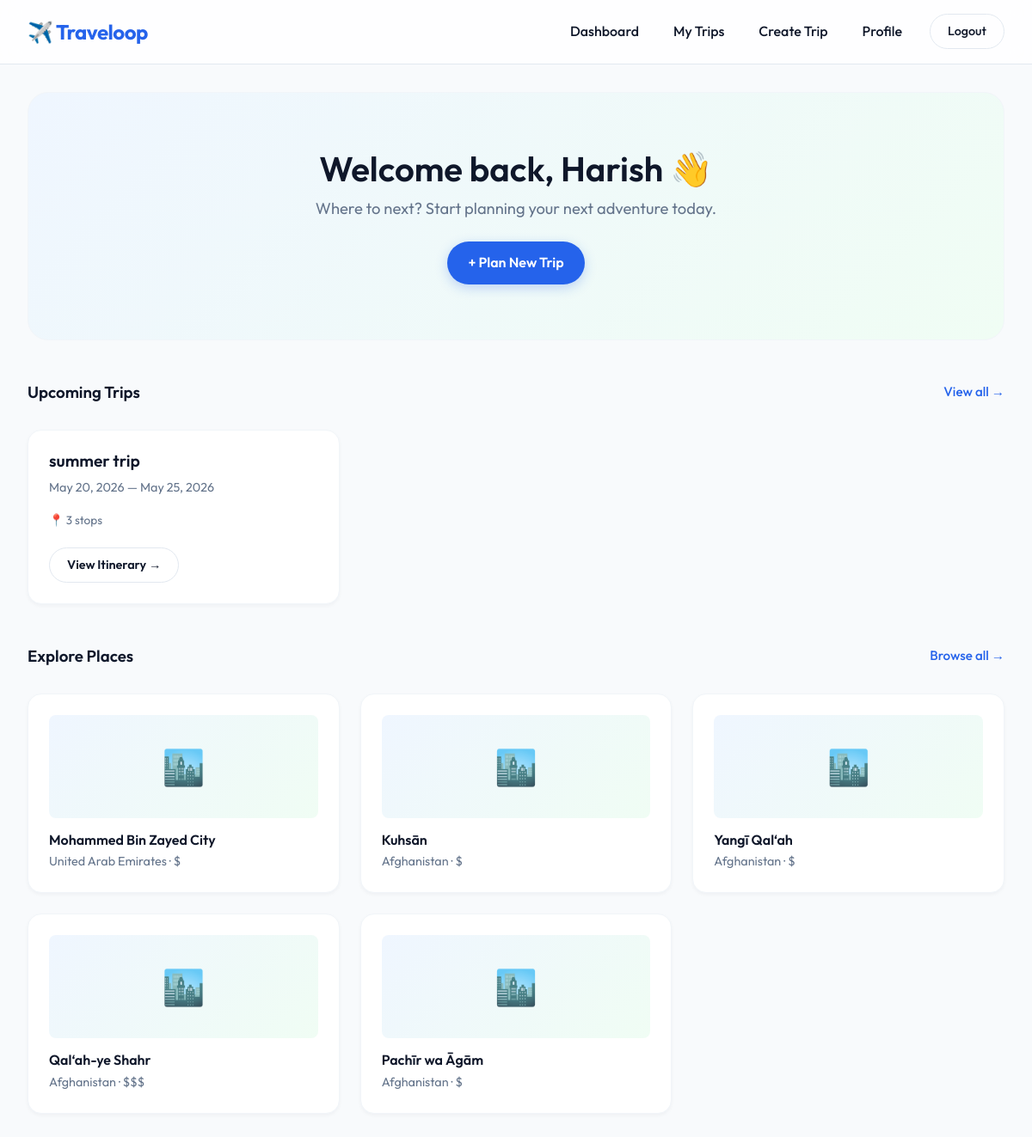
Page /trips/dashboard (signed in) on the committed database.
### database/models.py (models this page shows, shortened)
class User(UserMixin, db.Model):
    id = db.Column(db.Integer, primary_key=True)
    email = db.Column(db.String(120), unique=True, nullable=False)
    password_hash = db.Column(db.String(256), nullable=False)
    first_name = db.Column(db.String(100), nullable=False)
    last_name = db.Column(db.String(100), nullable=False)
    phone_number = db.Column(db.String(20))
    city = db.Column(db.String(100))
    country = db.Column(db.String(100))
    bio = db.Column(db.Text)
    created_at = db.Column(db.DateTime, default=lambda: datetime.now(timezone.utc))
    trips = db.relationship('Trip', backref='author', lazy=True)

class Trip(db.Model):
    id = db.Column(db.Integer, primary_key=True)
    user_id = db.Column(db.Integer, db.ForeignKey('user.id'), nullable=False)
    name = db.Column(db.String(100), nullable=False)
    start_date = db.Column(db.Date, nullable=False)
    end_date = db.Column(db.Date, nullable=False)
    description = db.Column(db.Text)
    cover_photo = db.Column(db.String(255))
    is_public = db.Column(db.Boolean, default=False)
    created_at = db.Column(db.DateTime, default=lambda: datetime.now(timezone.utc))
    stops = db.relationship('Stop', backref='trip', lazy=True, cascade='all, delete-orphan')
    expenses = db.relationship('Expense', backref='trip', lazy=True, cascade='all, delete-orphan')
    checklist_items = db.relationship('ChecklistItem', backref='trip', lazy=True, cascade='all, delete-orphan')
    notes = db.relationship('Note', backref='trip', lazy=True, cascade='all, delete-orphan')

class City(db.Model):
    id = db.Column(db.Integer, primary_key=True)
    name = db.Column(db.String(100), nullable=False)
    country = db.Column(db.String(100), nullable=False)
    cost_index = db.Column(db.String(20)) # e.g., '$', '$$', '$$$'
    popularity = db.Column(db.Integer, default=0)
    description = db.Column(db.Text)
    stops = db.relationship('Stop', backref='city', lazy=True)
    activities = db.relationship('Activity', backref='city', lazy=True)

### backend/trips.py (the view)
@trips_bp.route('/dashboard')
@login_required
def dashboard():
    today = datetime.now().date()
    upcoming_trips = Trip.query.filter(Trip.user_id == current_user.id, Trip.end_date >= today).order_by(Trip.start_date).all()
    recommended_cities = City.query.order_by(City.popularity.desc()).limit(5).all()
    return render_template('dashboard.html', upcoming_trips=upcoming_trips, recommended_cities=recommended_cities)

### database/models.py (called while the page is built)
@login_manager.user_loader
def load_user(user_id):
    return User.query.get(int(user_id))

### templates/dashboard.html (shortened to what this page needs)
{% extends "base.html" %}
{% block content %}
<div class="hero-banner" style="margin-bottom: 3rem;">
    <h1 style="font-size: 2.5rem; margin-bottom: 0.5rem;">Welcome back, {{ current_user.first_name }} 👋</h1>
    <p style="font-size: 1.15rem; color: var(--text-muted); max-width: 500px; margin: 0 auto;">Where to next? Start planning your next adventure today.</p>
    <a href="{{ url_for('trips.create_trip') }}" class="btn btn-primary" style="margin-top: 1.5rem;">+ Plan New Trip</a>
</div>
<div class="section-header">
    <h3>Upcoming Trips</h3>
    <a href="{{ url_for('trips.my_trips') }}" style="font-weight: 500; font-size: 0.95rem;">View all →</a>
</div>
<div class="grid-cards" style="margin-bottom: 3rem;">
    {% if upcoming_trips %}
        {% for trip in upcoming_trips %}
            <div class="card">
                <h4 style="font-size: 1.2rem; margin-bottom: 0.5rem;">{{ trip.name }}</h4>
                <p style="font-size: 0.9rem; margin-bottom: 1rem;">{{ trip.start_date.strftime('%b %d, %Y') }} — {{ trip.end_date.strftime('%b %d, %Y') }}</p>
                <div style="display: flex; gap: 0.5rem; font-size: 0.85rem; color: var(--text-muted); margin-bottom: 1.25rem;">
                    <span>📍 {{ trip.stops|length }} stops</span>
                </div>
                <a href="{{ url_for('trips.view_trip', trip_id=trip.id) }}" class="btn btn-outline" style="align-self: flex-start; padding: 0.5rem 1.25rem; font-size: 0.9rem;">View Itinerary →</a>
            </div>
        {% endfor %}
    {% endif %}
</div>
<div class="section-header">
    <h3>Explore Places</h3>
    <a href="{{ url_for('trips.search_cities') }}" style="font-weight: 500; font-size: 0.95rem;">Browse all →</a>
</div>
<div class="grid-cards">
    {% if recommended_cities %}
        {% for city in recommended_cities %}
            <div class="card">
                <div style="background: linear-gradient(135deg, #EFF6FF, #F0FDF4); height: 120px; border-radius: var(--radius-sm); margin-bottom: 1rem; display: flex; align-items: center; justify-content: center;">
                    <span style="font-size: 2.5rem;">🏙️</span>
                </div>
                <h4 style="margin-bottom: 0.25rem;">{{ city.name }}</h4>
                <p style="font-size: 0.9rem;">{{ city.country }} · {{ city.cost_index }}</p>
            </div>
        {% endfor %}
    {% endif %}
</div>
{% endblock %}

### static/style.css (style rules this page uses)
:root { --primary: #2563EB; --primary-hover: #1D4ED8; --secondary: #10B981; --secondary-hover: #059669; --danger: #EF4444; --danger-hover: #DC2626; --bg-main: #F8FAFC; --bg-card: #FFFFFF; --bg-nav: #FFFFFF; --text-main: #0F172A; --text-muted: #64748B; --border: #E2E8F0; --border-light: #F1F5F9; --radius-sm: 8px; --radius-md: 16px; --radius-lg: 24px; --radius-full: 9999px; --shadow-sm: 0 2px 4px rgba(15, 23, 42, 0.04); --shadow-md: 0 4px 12px rgba(15, 23, 42, 0.06); --shadow-lg: 0 12px 32px rgba(15, 23, 42, 0.08); }
* { box-sizing: border-box; margin: 0; padding: 0; }
body { font-family: 'Outfit', sans-serif; background-color: var(--bg-main); color: var(--text-main); line-height: 1.6; -webkit-font-smoothing: antialiased; }
a { text-decoration: none; color: var(--primary); transition: all 0.2s ease; }
h1, h2, h3, h4, h5 { font-weight: 600; line-height: 1.2; color: var(--text-main); }
p { color: var(--text-muted); }
.btn { display: inline-block; padding: 0.75rem 1.5rem; border-radius: var(--radius-full); font-weight: 600; text-align: center; cursor: pointer; border: none; transition: all 0.2s cubic-bezier(0.4, 0, 0.2, 1); }
.btn-primary { background-color: var(--primary); color: white; box-shadow: 0 4px 14px rgba(37, 99, 235, 0.25); }
.btn-outline { background-color: transparent; border: 1px solid var(--border); color: var(--text-main); }
.grid-cards { display: grid; grid-template-columns: repeat(auto-fill, minmax(300px, 1fr)); gap: 1.5rem; }
.trip-card, .card { background: var(--bg-card); border-radius: var(--radius-md); padding: 1.5rem; box-shadow: var(--shadow-sm); border: 1px solid var(--border-light); display: flex; flex-direction: column; transition: all 0.3s ease; }
.hero-banner { background: linear-gradient(135deg, #EFF6FF 0%, #F0FDF4 100%); border-radius: var(--radius-lg); padding: 4rem 3rem; text-align: center; border: 1px solid var(--border-light); }
.section-header { display: flex; justify-content: space-between; align-items: center; margin-bottom: 2rem; }

### rows in the picture
User: first_name "Harish"
Trip: name "summer trip", start_date "May 20, 2026", end_date "May 25, 2026", stops|length "3"
City: name "Mohammed Bin Zayed City", country "United Arab Emirates", cost_index "$"
City: name "Kuhsān", country "Afghanistan", cost_index "$"
City: name "Yangī Qal‘ah", country "Afghanistan", cost_index "$"
City: name "Qal‘ah-ye Shahr", country "Afghanistan", cost_index "$$$"
City: name "Pachīr wa Āgām", country "Afghanistan", cost_index "$"
